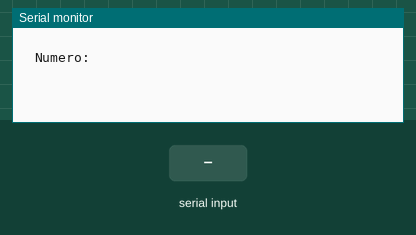
Simulated run of this sketch. Board: Arduino Uno, built with avr-gcc and run on an emulated ATmega328P. Parts: the last lines printed to the serial monitor. The inputs (shaded band) are chosen by the test bench.

Above: at 1.2 s.
1.3 s: "90,45\n" received over Serial
At 3.8 s:
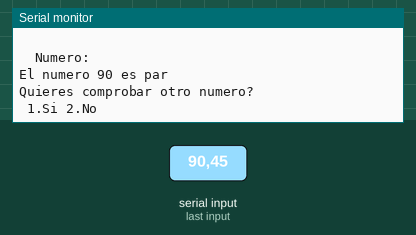
4.1 s: "30,150\n" received over Serial
At 5.7 s:
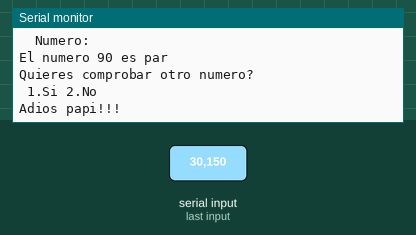

Measured:
- after the input at 1.3 s, the serial monitor: prints a new line after 1.3 s (image 1)
- after the input at 4.1 s, the serial monitor: prints a new line after 1.1 s (image 2)

The sketch:

Prog_07_ParImpar.ino
```cpp
enum ESTATES{
  PEDIR_NUM,
  ESPERAR_NUM,
  VERIFICAR,
  PAR_IMPAR,
  REINICIAR,
  SEGUIR,
  TERMINADO
  };
int estado, numero,parimpar;
String temporal;
void setup() {
  // put your setup code here, to run once:
  Serial.begin(9600);
  //Serial.setTimeout(250);
  estado = 0;
}

void loop() {
  switch(estado){
    case PEDIR_NUM:
      Serial.print(" \n  Numero: ");
      estado++;
      break;
    case ESPERAR_NUM:
      if(Serial.available()>0){
        temporal= Serial.readString();
        numero = temporal.toInt();
        estado++;
      }
      break;
    case VERIFICAR:
      parimpar = (numero%2);
      estado++;
      break;
    case PAR_IMPAR:
      Serial.println("");
      if(parimpar==0){
        Serial.println("El numero "+String(numero)+" es par");
        Serial.println("");
        estado++;
      }else{
        Serial.println("El numero "+String(numero)+" no es par");
        Serial.println("");
        estado++;
      }
      break;
      case REINICIAR:
        Serial.println("Quieres comprobar otro numero? \n 1.Si 2.No");
        estado++;
        break;
      case SEGUIR:
        if(Serial.available()>0){
          temporal= Serial.readString();
          numero = temporal.toInt();
          if(numero == 1) estado = PEDIR_NUM;
          else{
            Serial.println("Adios papi!!!");
            estado = TERMINADO;
            }
        }
        break;
      case TERMINADO:

        break;
  }
  delay(100);
}
```
